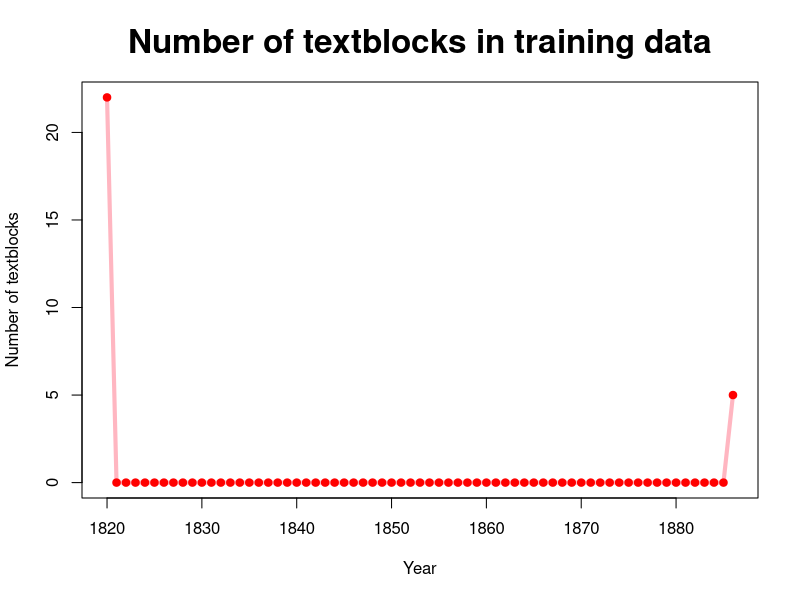

Reproduce this figure in R.
draw_number_of_poems_by_year_chart = function(data) {
  from = min(data$Date) # select the first year for the chart
  to = max(data$Date) # select the last year for the chart
  
  years = seq(from, to) # generate sequence of years between the value of from and to (1820-1870) 
  number_of_poems = c()
  
  for (i in years) {
    poems_in = data[which(data$Date == i),] # select all poems in the year i
    number = nrow(poems_in) # count the poems
    
    number_of_poems = c(number_of_poems, number) # append the number of poems to number_of_poems
  }
  
  plot(x = years, y = number_of_poems, type = "line", xlab = "Year", ylab = "Number of textblocks", col = "lightpink", cex.main = 2, main = "Number of textblocks in training data", lwd = 4) # create the line plot
  points(years, number_of_poems, col = "red", pch = 19)
}

data = read.csv("../data/docs.csv", sep = "\t")
data$Date = strtoi(substr(data$Date, 7, 10))
draw_number_of_poems_by_year_chart(data)
